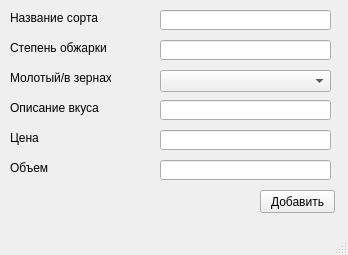
<?xml version="1.0" encoding="UTF-8"?>
<ui version="4.0">
 <class>MainWindow</class>
 <widget class="QMainWindow" name="MainWindow">
  <property name="geometry">
   <rect>
    <x>0</x>
    <y>0</y>
    <width>348</width>
    <height>255</height>
   </rect>
  </property>
  <property name="windowTitle">
   <string>MainWindow</string>
  </property>
  <widget class="QWidget" name="centralwidget">
   <widget class="QLineEdit" name="lineEdit">
    <property name="geometry">
     <rect>
      <x>160</x>
      <y>10</y>
      <width>171</width>
      <height>20</height>
     </rect>
    </property>
   </widget>
   <widget class="QLineEdit" name="lineEdit_2">
    <property name="geometry">
     <rect>
      <x>160</x>
      <y>40</y>
      <width>171</width>
      <height>20</height>
     </rect>
    </property>
   </widget>
   <widget class="QComboBox" name="comboBox">
    <property name="geometry">
     <rect>
      <x>160</x>
      <y>70</y>
      <width>171</width>
      <height>22</height>
     </rect>
    </property>
   </widget>
   <widget class="QLineEdit" name="lineEdit_3">
    <property name="geometry">
     <rect>
      <x>160</x>
      <y>100</y>
      <width>171</width>
      <height>20</height>
     </rect>
    </property>
   </widget>
   <widget class="QLineEdit" name="lineEdit_4">
    <property name="geometry">
     <rect>
      <x>160</x>
      <y>130</y>
      <width>171</width>
      <height>20</height>
     </rect>
    </property>
   </widget>
   <widget class="QLineEdit" name="lineEdit_5">
    <property name="geometry">
     <rect>
      <x>160</x>
      <y>160</y>
      <width>171</width>
      <height>20</height>
     </rect>
    </property>
   </widget>
   <widget class="QLabel" name="label">
    <property name="geometry">
     <rect>
      <x>10</x>
      <y>10</y>
      <width>111</width>
      <height>16</height>
     </rect>
    </property>
    <property name="text">
     <string>Название сорта</string>
    </property>
   </widget>
   <widget class="QLabel" name="label_2">
    <property name="geometry">
     <rect>
      <x>10</x>
      <y>40</y>
      <width>101</width>
      <height>16</height>
     </rect>
    </property>
    <property name="text">
     <string>Степень обжарки</string>
    </property>
   </widget>
   <widget class="QLabel" name="label_3">
    <property name="geometry">
     <rect>
      <x>10</x>
      <y>70</y>
      <width>101</width>
      <height>16</height>
     </rect>
    </property>
    <property name="text">
     <string>Молотый/в зернах</string>
    </property>
   </widget>
   <widget class="QLabel" name="label_4">
    <property name="geometry">
     <rect>
      <x>10</x>
      <y>100</y>
      <width>101</width>
      <height>16</height>
     </rect>
    </property>
    <property name="text">
     <string>Описание вкуса</string>
    </property>
   </widget>
   <widget class="QLabel" name="label_5">
    <property name="geometry">
     <rect>
      <x>10</x>
      <y>130</y>
      <width>71</width>
      <height>16</height>
     </rect>
    </property>
    <property name="text">
     <string>Цена</string>
    </property>
   </widget>
   <widget class="QLabel" name="label_6">
    <property name="geometry">
     <rect>
      <x>10</x>
      <y>160</y>
      <width>51</width>
      <height>16</height>
     </rect>
    </property>
    <property name="text">
     <string>Объем</string>
    </property>
   </widget>
   <widget class="QPushButton" name="pushButton">
    <property name="geometry">
     <rect>
      <x>260</x>
      <y>190</y>
      <width>75</width>
      <height>23</height>
     </rect>
    </property>
    <property name="text">
     <string>Добавить</string>
    </property>
   </widget>
   <widget class="QLabel" name="label_7">
    <property name="geometry">
     <rect>
      <x>10</x>
      <y>190</y>
      <width>131</width>
      <height>16</height>
     </rect>
    </property>
    <property name="text">
     <string/>
    </property>
   </widget>
  </widget>
  <widget class="QMenuBar" name="menubar">
   <property name="geometry">
    <rect>
     <x>0</x>
     <y>0</y>
     <width>348</width>
     <height>21</height>
    </rect>
   </property>
  </widget>
  <widget class="QStatusBar" name="statusbar"/>
 </widget>
 <resources/>
 <connections/>
</ui>
